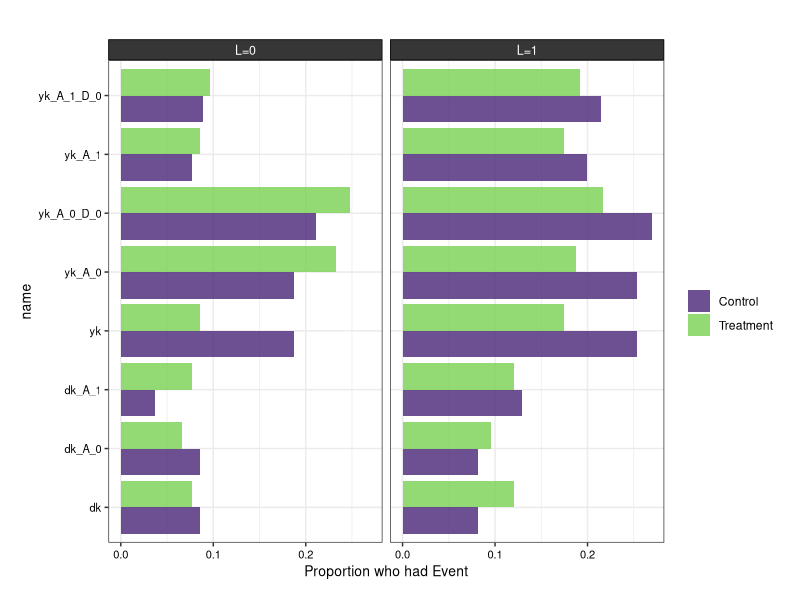

The R source for this figure:
## ---- chunk 1
knitr::opts_chunk$set(echo = TRUE)
library(tidyverse)
theme_c <- function(...){ 
   # font <- "Helvetica"   #assign font family up front
  #  font <- "Arial"
    theme_bw() %+replace%    #replace elements we want to change
    
    theme(
      
      #text elements
      plot.title = element_text(             #title
                 #  family = font,            #set font family
                   size = 11,                #set font size
                   face = 'bold',            #bold typeface
                   hjust = .5,
                   vjust = 3),               
      
      plot.subtitle = element_text(          #subtitle
                #   family = font,            #font family
                   size = 10,
                   hjust = .5,
                   face = 'italic',
                   vjust = 3),               #font size
      
      axis.title = element_text(             #axis titles
                #   family = font,            #font family
                   size = 10),               #font size
      
      axis.text = element_text(              #axis text
                #   family = font,            #axis famuly
                   size = 8),
      strip.text = element_text(color="white", size = 9,
                                margin=unit(c(.1,.1,.1,.1), 'cm')),
      strip.background = element_rect(fill = "#363636"),
      # t, r, b, l
      plot.margin = unit(c(1,.5,.5,.5), "cm")
      ) %+replace%
      theme(...)
   
}


## ---- chunk 2

n <- 1000

set.seed(999)
baseline <- tibble(
  # baseline covariates
  l0 = rbinom(n, 1, .5),
  # treatment assigment
  a0 = rbinom(n, 1, .5),
  time_point = 1)


A1_L1_P_D <- .12 
A1_L0_P_D <- .05
A0_L1_P_D <- .1
A0_L0_P_D <- .08


A1_L1_P_Y <- .2
A1_L0_P_Y <- .1
A0_L1_P_Y <- .3
A0_L0_P_Y <- .25

sim_dat <- map_df(1:n, ~ {
   baseline[.x,] %>%
     mutate(dk = case_when(
      a0 == 1 & l0 == 1 ~ rbinom(1,1, A1_L1_P_D),
      a0 == 1 & l0 == 0 ~ rbinom(1,1, A1_L0_P_D),
      a0 == 0 & l0 == 1 ~ rbinom(1,1,  A0_L1_P_D),
      a0 == 0 & l0 ==0 ~ rbinom(1, 1, A0_L0_P_D)
    ),
    dk_A_0 = case_when(
      # consistency 
      a0 == 0 ~ dk,
      # if a0 == 1 and l0 == 1, simulate as if a0 == 0 and l0 == 1
      a0 == 1 & l0 == 1 ~ rbinom(1,1, A0_L1_P_D),
      # if a0 == 1 and l0 == 0, simulate as if a0 == 0 and l0 == 0
      a0 == 1 & l0 == 0 ~ rbinom(1, 1, A0_L0_P_D)),
    dk_A_1 = case_when(
      # consistency
      a0 == 1 ~ dk,
      # if a0 == 0 and l0 == 1, simulate as if a0 == 1 and l0 ==1
      a0 == 0 & l0 == 1 ~ rbinom(1,1, A1_L1_P_D),
      # if a0 == 0 and l0 == 0, simulate as if a0 == 1 and l0 ==0
      a0 == 0 & l0 ==0 ~ rbinom(1,1, A1_L0_P_D)
    ),
    yk = case_when(
      # if they have the competing event, cannot have the event of interest
      dk == 1 ~ 0, 
      a0 == 1 & l0 == 1 ~ rbinom(1,1, A1_L1_P_Y),
      a0 == 1 & l0 == 0 ~ rbinom(1,1, A1_L0_P_Y),
      a0 ==0 & l0 == 1 ~ rbinom(1,1, A0_L1_P_Y),
      a0 == 0 & l0 ==0 ~ rbinom(1, 1, A0_L0_P_Y)
    ),
    yk_A_0 = case_when(
       # if they have the competing event, cannot have the event of interest
      # this remains true when considering a0 == 0
      dk == 1 ~ 0, 
      # consistency
      a0 == 0 ~ yk,
      # simulate as if they had a0 == 0 and l0 == 1
      a0 == 1 & l0 == 1 ~ rbinom(1,1,A0_L1_P_Y),
      # simulate as if they had a0 == 0 and l0 == 0
      a0 == 1 & l0 == 0 ~ rbinom(1,1, A0_L0_P_Y)
    ),
      yk_A_1 = case_when(
       # if they have the competing event, cannot have the event of interest
      # this remains true when considering a0 == 0
      dk == 1 ~ 0, 
      # consistency
      a0 == 1 ~ yk,
      # simulate as if they had a0 == 1 and l0 == 1
      a0 == 0 & l0 == 1 ~ rbinom(1,1,A1_L1_P_Y),
      # simulate as if they had a0 == 0 and l0 == 0
      a0 == 0 & l0 == 0 ~ rbinom(1,1, A1_L0_P_Y)
    ),
    yk_A_0_D_0 = case_when(
      # simulate as if they had no competing event and a0==0
      # consistency 
      dk == 0 & a0 == 0 ~ yk,
      # use previously generated potential outcomes when dk=0
      dk == 0 & a0 == 1 & l0 == 1 ~ yk_A_0,
      dk == 0 & a0 == 1 & l0 == 0 ~ yk_A_0,
      # when dk = 1 generate potential outcomes for these cases 
      dk == 1 & a0 %in% c(0,1) & l0 == 1 ~ rbinom(1,1, A0_L1_P_Y),
      dk == 1 & a0 %in% c(0,1) & l0 == 0 ~ rbinom(1,1, A0_L0_P_Y)
    ),
    yk_A_1_D_0 = case_when(
      # simulate as if they had no competing event and a0==1
      # consistency 
      dk == 0 & a0 == 1 ~ yk,
      # use previously generated potential outcomes when dk=0
      dk == 0 & a0 == 0 & l0 == 1 ~ yk_A_1,
      dk == 0 & a0 == 0 & l0 == 0 ~ yk_A_1,
      # when dk = 1 generate potential outcomes for these cases 
      dk == 1 & a0 %in% c(0,1) & l0 == 1 ~ rbinom(1,1, A1_L1_P_Y),
      dk == 1 & a0 %in% c(0,1) & l0 == 0 ~ rbinom(1,1, A1_L0_P_Y)
    )
    )})




label_a <- function(string, prefix = "A=") paste0(prefix, string)
label_l <- function(string, prefix = "L=") paste0(prefix, string)


# sim_dat %>%
#   pivot_longer(cols=contains("k")) %>%
#   group_by(name,l0, a0) %>%
#   summarize(prop = sum(value) /n()) %>%
#   ggplot(aes(y= name, x = prop)) +
#   geom_bar(stat="identity") +
#   facet_grid(l0~a0, labeller = labeller(a0=label_a, l0 = label_l)) +
#   theme_c()



sim_dat %>%
  pivot_longer(cols=contains("k")) %>%
  group_by(name,l0, a0) %>%
  mutate(a0 = ifelse(a0 == 0, "Control", "Treatment")) %>%
  summarize(prop = sum(value) /n()) %>%
  ggplot(aes(y= name, x = prop, fill = factor(a0))) +
  geom_bar(stat="identity", position="dodge", alpha=.8) +
  facet_wrap(~l0, labeller = labeller( l0 = label_l)) +
  theme_c() +
  labs(fill="", x= "Proportion who had Event") +
  viridis::scale_fill_viridis(discrete=TRUE, 
                              begin=.1, 
                              end=.8) 



